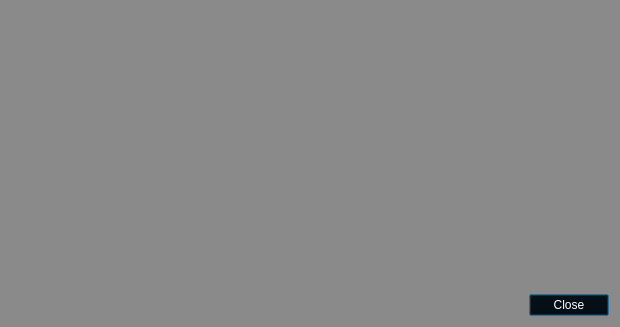
<?xml version="1.0" encoding="UTF-8"?>
<ui version="4.0">
 <class>TransactionDescDialog</class>
 <widget class="QDialog" name="TransactionDescDialog">
  <property name="geometry">
   <rect>
    <x>0</x>
    <y>0</y>
    <width>620</width>
    <height>327</height>
   </rect>
  </property>
  <property name="sizePolicy">
   <sizepolicy hsizetype="Minimum" vsizetype="Preferred">
    <horstretch>0</horstretch>
    <verstretch>0</verstretch>
   </sizepolicy>
  </property>
  <property name="palette">
   <palette>
    <active>
     <colorrole role="WindowText">
      <brush brushstyle="SolidPattern">
       <color alpha="255">
        <red>0</red>
        <green>0</green>
        <blue>0</blue>
       </color>
      </brush>
     </colorrole>
     <colorrole role="Button">
      <brush brushstyle="SolidPattern">
       <color alpha="255">
        <red>138</red>
        <green>138</green>
        <blue>138</blue>
       </color>
      </brush>
     </colorrole>
     <colorrole role="Light">
      <brush brushstyle="SolidPattern">
       <color alpha="255">
        <red>207</red>
        <green>207</green>
        <blue>207</blue>
       </color>
      </brush>
     </colorrole>
     <colorrole role="Midlight">
      <brush brushstyle="SolidPattern">
       <color alpha="255">
        <red>172</red>
        <green>172</green>
        <blue>172</blue>
       </color>
      </brush>
     </colorrole>
     <colorrole role="Dark">
      <brush brushstyle="SolidPattern">
       <color alpha="255">
        <red>69</red>
        <green>69</green>
        <blue>69</blue>
       </color>
      </brush>
     </colorrole>
     <colorrole role="Mid">
      <brush brushstyle="SolidPattern">
       <color alpha="255">
        <red>92</red>
        <green>92</green>
        <blue>92</blue>
       </color>
      </brush>
     </colorrole>
     <colorrole role="Text">
      <brush brushstyle="SolidPattern">
       <color alpha="255">
        <red>0</red>
        <green>0</green>
        <blue>0</blue>
       </color>
      </brush>
     </colorrole>
     <colorrole role="BrightText">
      <brush brushstyle="SolidPattern">
       <color alpha="255">
        <red>255</red>
        <green>255</green>
        <blue>255</blue>
       </color>
      </brush>
     </colorrole>
     <colorrole role="ButtonText">
      <brush brushstyle="SolidPattern">
       <color alpha="255">
        <red>0</red>
        <green>0</green>
        <blue>0</blue>
       </color>
      </brush>
     </colorrole>
     <colorrole role="Base">
      <brush brushstyle="SolidPattern">
       <color alpha="255">
        <red>255</red>
        <green>255</green>
        <blue>255</blue>
       </color>
      </brush>
     </colorrole>
     <colorrole role="Window">
      <brush brushstyle="SolidPattern">
       <color alpha="255">
        <red>138</red>
        <green>138</green>
        <blue>138</blue>
       </color>
      </brush>
     </colorrole>
     <colorrole role="Shadow">
      <brush brushstyle="SolidPattern">
       <color alpha="255">
        <red>0</red>
        <green>0</green>
        <blue>0</blue>
       </color>
      </brush>
     </colorrole>
     <colorrole role="AlternateBase">
      <brush brushstyle="SolidPattern">
       <color alpha="255">
        <red>196</red>
        <green>196</green>
        <blue>196</blue>
       </color>
      </brush>
     </colorrole>
     <colorrole role="ToolTipBase">
      <brush brushstyle="SolidPattern">
       <color alpha="255">
        <red>255</red>
        <green>255</green>
        <blue>220</blue>
       </color>
      </brush>
     </colorrole>
     <colorrole role="ToolTipText">
      <brush brushstyle="SolidPattern">
       <color alpha="255">
        <red>0</red>
        <green>0</green>
        <blue>0</blue>
       </color>
      </brush>
     </colorrole>
    </active>
    <inactive>
     <colorrole role="WindowText">
      <brush brushstyle="SolidPattern">
       <color alpha="255">
        <red>0</red>
        <green>0</green>
        <blue>0</blue>
       </color>
      </brush>
     </colorrole>
     <colorrole role="Button">
      <brush brushstyle="SolidPattern">
       <color alpha="255">
        <red>138</red>
        <green>138</green>
        <blue>138</blue>
       </color>
      </brush>
     </colorrole>
     <colorrole role="Light">
      <brush brushstyle="SolidPattern">
       <color alpha="255">
        <red>207</red>
        <green>207</green>
        <blue>207</blue>
       </color>
      </brush>
     </colorrole>
     <colorrole role="Midlight">
      <brush brushstyle="SolidPattern">
       <color alpha="255">
        <red>172</red>
        <green>172</green>
        <blue>172</blue>
       </color>
      </brush>
     </colorrole>
     <colorrole role="Dark">
      <brush brushstyle="SolidPattern">
       <color alpha="255">
        <red>69</red>
        <green>69</green>
        <blue>69</blue>
       </color>
      </brush>
     </colorrole>
     <colorrole role="Mid">
      <brush brushstyle="SolidPattern">
       <color alpha="255">
        <red>92</red>
        <green>92</green>
        <blue>92</blue>
       </color>
      </brush>
     </colorrole>
     <colorrole role="Text">
      <brush brushstyle="SolidPattern">
       <color alpha="255">
        <red>0</red>
        <green>0</green>
        <blue>0</blue>
       </color>
      </brush>
     </colorrole>
     <colorrole role="BrightText">
      <brush brushstyle="SolidPattern">
       <color alpha="255">
        <red>255</red>
        <green>255</green>
        <blue>255</blue>
       </color>
      </brush>
     </colorrole>
     <colorrole role="ButtonText">
      <brush brushstyle="SolidPattern">
       <color alpha="255">
        <red>0</red>
        <green>0</green>
        <blue>0</blue>
       </color>
      </brush>
     </colorrole>
     <colorrole role="Base">
      <brush brushstyle="SolidPattern">
       <color alpha="255">
        <red>255</red>
        <green>255</green>
        <blue>255</blue>
       </color>
      </brush>
     </colorrole>
     <colorrole role="Window">
      <brush brushstyle="SolidPattern">
       <color alpha="255">
        <red>138</red>
        <green>138</green>
        <blue>138</blue>
       </color>
      </brush>
     </colorrole>
     <colorrole role="Shadow">
      <brush brushstyle="SolidPattern">
       <color alpha="255">
        <red>0</red>
        <green>0</green>
        <blue>0</blue>
       </color>
      </brush>
     </colorrole>
     <colorrole role="AlternateBase">
      <brush brushstyle="SolidPattern">
       <color alpha="255">
        <red>196</red>
        <green>196</green>
        <blue>196</blue>
       </color>
      </brush>
     </colorrole>
     <colorrole role="ToolTipBase">
      <brush brushstyle="SolidPattern">
       <color alpha="255">
        <red>255</red>
        <green>255</green>
        <blue>220</blue>
       </color>
      </brush>
     </colorrole>
     <colorrole role="ToolTipText">
      <brush brushstyle="SolidPattern">
       <color alpha="255">
        <red>0</red>
        <green>0</green>
        <blue>0</blue>
       </color>
      </brush>
     </colorrole>
    </inactive>
    <disabled>
     <colorrole role="WindowText">
      <brush brushstyle="SolidPattern">
       <color alpha="255">
        <red>69</red>
        <green>69</green>
        <blue>69</blue>
       </color>
      </brush>
     </colorrole>
     <colorrole role="Button">
      <brush brushstyle="SolidPattern">
       <color alpha="255">
        <red>138</red>
        <green>138</green>
        <blue>138</blue>
       </color>
      </brush>
     </colorrole>
     <colorrole role="Light">
      <brush brushstyle="SolidPattern">
       <color alpha="255">
        <red>207</red>
        <green>207</green>
        <blue>207</blue>
       </color>
      </brush>
     </colorrole>
     <colorrole role="Midlight">
      <brush brushstyle="SolidPattern">
       <color alpha="255">
        <red>172</red>
        <green>172</green>
        <blue>172</blue>
       </color>
      </brush>
     </colorrole>
     <colorrole role="Dark">
      <brush brushstyle="SolidPattern">
       <color alpha="255">
        <red>69</red>
        <green>69</green>
        <blue>69</blue>
       </color>
      </brush>
     </colorrole>
     <colorrole role="Mid">
      <brush brushstyle="SolidPattern">
       <color alpha="255">
        <red>92</red>
        <green>92</green>
        <blue>92</blue>
       </color>
      </brush>
     </colorrole>
     <colorrole role="Text">
      <brush brushstyle="SolidPattern">
       <color alpha="255">
        <red>69</red>
        <green>69</green>
        <blue>69</blue>
       </color>
      </brush>
     </colorrole>
     <colorrole role="BrightText">
      <brush brushstyle="SolidPattern">
       <color alpha="255">
        <red>255</red>
        <green>255</green>
        <blue>255</blue>
       </color>
      </brush>
     </colorrole>
     <colorrole role="ButtonText">
      <brush brushstyle="SolidPattern">
       <color alpha="255">
        <red>69</red>
        <green>69</green>
        <blue>69</blue>
       </color>
      </brush>
     </colorrole>
     <colorrole role="Base">
      <brush brushstyle="SolidPattern">
       <color alpha="255">
        <red>138</red>
        <green>138</green>
        <blue>138</blue>
       </color>
      </brush>
     </colorrole>
     <colorrole role="Window">
      <brush brushstyle="SolidPattern">
       <color alpha="255">
        <red>138</red>
        <green>138</green>
        <blue>138</blue>
       </color>
      </brush>
     </colorrole>
     <colorrole role="Shadow">
      <brush brushstyle="SolidPattern">
       <color alpha="255">
        <red>0</red>
        <green>0</green>
        <blue>0</blue>
       </color>
      </brush>
     </colorrole>
     <colorrole role="AlternateBase">
      <brush brushstyle="SolidPattern">
       <color alpha="255">
        <red>138</red>
        <green>138</green>
        <blue>138</blue>
       </color>
      </brush>
     </colorrole>
     <colorrole role="ToolTipBase">
      <brush brushstyle="SolidPattern">
       <color alpha="255">
        <red>255</red>
        <green>255</green>
        <blue>220</blue>
       </color>
      </brush>
     </colorrole>
     <colorrole role="ToolTipText">
      <brush brushstyle="SolidPattern">
       <color alpha="255">
        <red>0</red>
        <green>0</green>
        <blue>0</blue>
       </color>
      </brush>
     </colorrole>
    </disabled>
   </palette>
  </property>
  <property name="windowTitle">
   <string>Transaction details</string>
  </property>
  <layout class="QVBoxLayout" name="verticalLayout">
   <item>
    <widget class="QTextEdit" name="detailText">
     <property name="palette">
      <palette>
       <active>
        <colorrole role="WindowText">
         <brush brushstyle="SolidPattern">
          <color alpha="255">
           <red>255</red>
           <green>255</green>
           <blue>255</blue>
          </color>
         </brush>
        </colorrole>
        <colorrole role="Button">
         <brush brushstyle="SolidPattern">
          <color alpha="0">
           <red>0</red>
           <green>0</green>
           <blue>0</blue>
          </color>
         </brush>
        </colorrole>
        <colorrole role="Text">
         <brush brushstyle="SolidPattern">
          <color alpha="255">
           <red>255</red>
           <green>255</green>
           <blue>255</blue>
          </color>
         </brush>
        </colorrole>
        <colorrole role="ButtonText">
         <brush brushstyle="SolidPattern">
          <color alpha="255">
           <red>255</red>
           <green>255</green>
           <blue>255</blue>
          </color>
         </brush>
        </colorrole>
        <colorrole role="Base">
         <brush brushstyle="NoBrush">
          <color alpha="255">
           <red>0</red>
           <green>0</green>
           <blue>0</blue>
          </color>
         </brush>
        </colorrole>
        <colorrole role="Window">
         <brush brushstyle="SolidPattern">
          <color alpha="0">
           <red>0</red>
           <green>0</green>
           <blue>0</blue>
          </color>
         </brush>
        </colorrole>
        <colorrole role="Shadow">
         <brush brushstyle="SolidPattern">
          <color alpha="255">
           <red>90</red>
           <green>104</green>
           <blue>118</blue>
          </color>
         </brush>
        </colorrole>
        <colorrole role="ToolTipText">
         <brush brushstyle="SolidPattern">
          <color alpha="255">
           <red>90</red>
           <green>104</green>
           <blue>118</blue>
          </color>
         </brush>
        </colorrole>
       </active>
       <inactive>
        <colorrole role="WindowText">
         <brush brushstyle="SolidPattern">
          <color alpha="255">
           <red>255</red>
           <green>255</green>
           <blue>255</blue>
          </color>
         </brush>
        </colorrole>
        <colorrole role="Button">
         <brush brushstyle="SolidPattern">
          <color alpha="0">
           <red>0</red>
           <green>0</green>
           <blue>0</blue>
          </color>
         </brush>
        </colorrole>
        <colorrole role="Text">
         <brush brushstyle="SolidPattern">
          <color alpha="255">
           <red>255</red>
           <green>255</green>
           <blue>255</blue>
          </color>
         </brush>
        </colorrole>
        <colorrole role="ButtonText">
         <brush brushstyle="SolidPattern">
          <color alpha="255">
           <red>255</red>
           <green>255</green>
           <blue>255</blue>
          </color>
         </brush>
        </colorrole>
        <colorrole role="Base">
         <brush brushstyle="NoBrush">
          <color alpha="255">
           <red>0</red>
           <green>0</green>
           <blue>0</blue>
          </color>
         </brush>
        </colorrole>
        <colorrole role="Window">
         <brush brushstyle="SolidPattern">
          <color alpha="0">
           <red>0</red>
           <green>0</green>
           <blue>0</blue>
          </color>
         </brush>
        </colorrole>
        <colorrole role="Shadow">
         <brush brushstyle="SolidPattern">
          <color alpha="255">
           <red>90</red>
           <green>104</green>
           <blue>118</blue>
          </color>
         </brush>
        </colorrole>
        <colorrole role="ToolTipText">
         <brush brushstyle="SolidPattern">
          <color alpha="255">
           <red>90</red>
           <green>104</green>
           <blue>118</blue>
          </color>
         </brush>
        </colorrole>
       </inactive>
       <disabled>
        <colorrole role="WindowText">
         <brush brushstyle="SolidPattern">
          <color alpha="255">
           <red>255</red>
           <green>255</green>
           <blue>255</blue>
          </color>
         </brush>
        </colorrole>
        <colorrole role="Button">
         <brush brushstyle="SolidPattern">
          <color alpha="0">
           <red>0</red>
           <green>0</green>
           <blue>0</blue>
          </color>
         </brush>
        </colorrole>
        <colorrole role="Text">
         <brush brushstyle="SolidPattern">
          <color alpha="255">
           <red>255</red>
           <green>255</green>
           <blue>255</blue>
          </color>
         </brush>
        </colorrole>
        <colorrole role="ButtonText">
         <brush brushstyle="SolidPattern">
          <color alpha="255">
           <red>255</red>
           <green>255</green>
           <blue>255</blue>
          </color>
         </brush>
        </colorrole>
        <colorrole role="Base">
         <brush brushstyle="NoBrush">
          <color alpha="255">
           <red>0</red>
           <green>0</green>
           <blue>0</blue>
          </color>
         </brush>
        </colorrole>
        <colorrole role="Window">
         <brush brushstyle="SolidPattern">
          <color alpha="0">
           <red>0</red>
           <green>0</green>
           <blue>0</blue>
          </color>
         </brush>
        </colorrole>
        <colorrole role="Shadow">
         <brush brushstyle="SolidPattern">
          <color alpha="255">
           <red>90</red>
           <green>104</green>
           <blue>118</blue>
          </color>
         </brush>
        </colorrole>
        <colorrole role="ToolTipText">
         <brush brushstyle="SolidPattern">
          <color alpha="255">
           <red>90</red>
           <green>104</green>
           <blue>118</blue>
          </color>
         </brush>
        </colorrole>
       </disabled>
      </palette>
     </property>
     <property name="toolTip">
      <string>This pane shows a detailed description of the transaction</string>
     </property>
     <property name="styleSheet">
      <string notr="true">background-color: rgb(138,138,138);
color: rgb(255,255,255);
background: transparent;</string>
     </property>
     <property name="frameShape">
      <enum>QFrame::NoFrame</enum>
     </property>
     <property name="frameShadow">
      <enum>QFrame::Plain</enum>
     </property>
     <property name="readOnly">
      <bool>true</bool>
     </property>
    </widget>
   </item>
   <item>
    <widget class="QDialogButtonBox" name="buttonBox">
     <property name="palette">
      <palette>
       <active>
        <colorrole role="WindowText">
         <brush brushstyle="SolidPattern">
          <color alpha="255">
           <red>255</red>
           <green>255</green>
           <blue>255</blue>
          </color>
         </brush>
        </colorrole>
        <colorrole role="Button">
         <brush brushstyle="SolidPattern">
          <color alpha="0">
           <red>0</red>
           <green>0</green>
           <blue>0</blue>
          </color>
         </brush>
        </colorrole>
        <colorrole role="Text">
         <brush brushstyle="SolidPattern">
          <color alpha="255">
           <red>255</red>
           <green>255</green>
           <blue>255</blue>
          </color>
         </brush>
        </colorrole>
        <colorrole role="ButtonText">
         <brush brushstyle="SolidPattern">
          <color alpha="255">
           <red>255</red>
           <green>255</green>
           <blue>255</blue>
          </color>
         </brush>
        </colorrole>
        <colorrole role="Base">
         <brush brushstyle="SolidPattern">
          <color alpha="0">
           <red>0</red>
           <green>0</green>
           <blue>0</blue>
          </color>
         </brush>
        </colorrole>
        <colorrole role="Window">
         <brush brushstyle="SolidPattern">
          <color alpha="0">
           <red>0</red>
           <green>0</green>
           <blue>0</blue>
          </color>
         </brush>
        </colorrole>
        <colorrole role="Highlight">
         <brush brushstyle="SolidPattern">
          <color alpha="255">
           <red>240</red>
           <green>119</green>
           <blue>70</blue>
          </color>
         </brush>
        </colorrole>
       </active>
       <inactive>
        <colorrole role="WindowText">
         <brush brushstyle="SolidPattern">
          <color alpha="255">
           <red>255</red>
           <green>255</green>
           <blue>255</blue>
          </color>
         </brush>
        </colorrole>
        <colorrole role="Button">
         <brush brushstyle="SolidPattern">
          <color alpha="0">
           <red>0</red>
           <green>0</green>
           <blue>0</blue>
          </color>
         </brush>
        </colorrole>
        <colorrole role="Text">
         <brush brushstyle="SolidPattern">
          <color alpha="255">
           <red>255</red>
           <green>255</green>
           <blue>255</blue>
          </color>
         </brush>
        </colorrole>
        <colorrole role="ButtonText">
         <brush brushstyle="SolidPattern">
          <color alpha="255">
           <red>255</red>
           <green>255</green>
           <blue>255</blue>
          </color>
         </brush>
        </colorrole>
        <colorrole role="Base">
         <brush brushstyle="SolidPattern">
          <color alpha="0">
           <red>0</red>
           <green>0</green>
           <blue>0</blue>
          </color>
         </brush>
        </colorrole>
        <colorrole role="Window">
         <brush brushstyle="SolidPattern">
          <color alpha="0">
           <red>0</red>
           <green>0</green>
           <blue>0</blue>
          </color>
         </brush>
        </colorrole>
        <colorrole role="Highlight">
         <brush brushstyle="SolidPattern">
          <color alpha="255">
           <red>178</red>
           <green>178</green>
           <blue>178</blue>
          </color>
         </brush>
        </colorrole>
       </inactive>
       <disabled>
        <colorrole role="WindowText">
         <brush brushstyle="SolidPattern">
          <color alpha="255">
           <red>255</red>
           <green>255</green>
           <blue>255</blue>
          </color>
         </brush>
        </colorrole>
        <colorrole role="Button">
         <brush brushstyle="SolidPattern">
          <color alpha="0">
           <red>0</red>
           <green>0</green>
           <blue>0</blue>
          </color>
         </brush>
        </colorrole>
        <colorrole role="Text">
         <brush brushstyle="SolidPattern">
          <color alpha="255">
           <red>255</red>
           <green>255</green>
           <blue>255</blue>
          </color>
         </brush>
        </colorrole>
        <colorrole role="ButtonText">
         <brush brushstyle="SolidPattern">
          <color alpha="255">
           <red>255</red>
           <green>255</green>
           <blue>255</blue>
          </color>
         </brush>
        </colorrole>
        <colorrole role="Base">
         <brush brushstyle="SolidPattern">
          <color alpha="0">
           <red>0</red>
           <green>0</green>
           <blue>0</blue>
          </color>
         </brush>
        </colorrole>
        <colorrole role="Window">
         <brush brushstyle="SolidPattern">
          <color alpha="0">
           <red>0</red>
           <green>0</green>
           <blue>0</blue>
          </color>
         </brush>
        </colorrole>
        <colorrole role="Highlight">
         <brush brushstyle="SolidPattern">
          <color alpha="255">
           <red>178</red>
           <green>178</green>
           <blue>178</blue>
          </color>
         </brush>
        </colorrole>
       </disabled>
      </palette>
     </property>
     <property name="styleSheet">
      <string notr="true">background: transparent; color: rgb(255,255,255);</string>
     </property>
     <property name="orientation">
      <enum>Qt::Horizontal</enum>
     </property>
     <property name="standardButtons">
      <set>QDialogButtonBox::Close</set>
     </property>
    </widget>
   </item>
  </layout>
 </widget>
 <resources/>
 <connections>
  <connection>
   <sender>buttonBox</sender>
   <signal>accepted()</signal>
   <receiver>TransactionDescDialog</receiver>
   <slot>accept()</slot>
   <hints>
    <hint type="sourcelabel">
     <x>248</x>
     <y>254</y>
    </hint>
    <hint type="destinationlabel">
     <x>157</x>
     <y>274</y>
    </hint>
   </hints>
  </connection>
  <connection>
   <sender>buttonBox</sender>
   <signal>rejected()</signal>
   <receiver>TransactionDescDialog</receiver>
   <slot>reject()</slot>
   <hints>
    <hint type="sourcelabel">
     <x>316</x>
     <y>260</y>
    </hint>
    <hint type="destinationlabel">
     <x>286</x>
     <y>274</y>
    </hint>
   </hints>
  </connection>
 </connections>
</ui>
